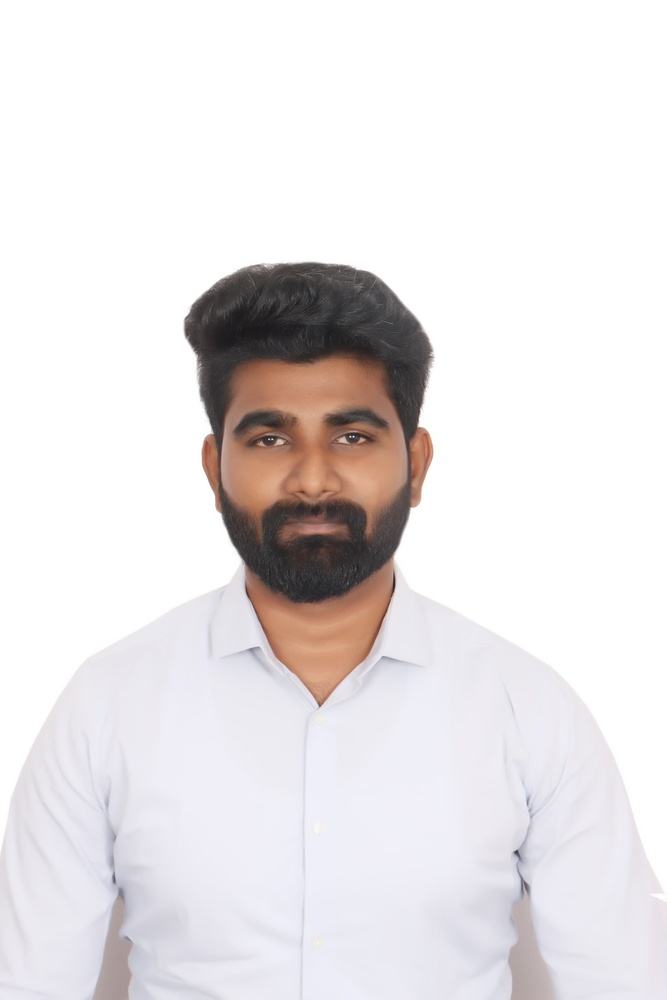
#> input picture opencv/demoimages/Prem_picture.jpg, 667 x 1000 px, shrunk from 2320 x 3480 before the run, found by its file name
$ python medianfiltering.py
#> lines starting #> are read from the running program, lines starting #| are printed output that depends on the picture
import cv2
import os
import numpy as np
import matplotlib.pyplot as plt
def medianFiltering():
    root = os.getcwd()
    filename = 'demoimages//Prem_picture.JPG'
    imgPath = os.path.join(root, filename)
    img = cv2.imread(imgPath)
#> img is the input picture: shape (1000, 667, 3); mean B, G, R 228.9, 227.9, 231.6
    imgRGB = cv2.cvtColor(img, cv2.COLOR_BGR2RGB)
    noisyImg= imgRGB.copy()
    noiseProb=0.05
    noise = np.random.rand(noisyImg.shape[0],noisyImg.shape[1])
    noisyImg[noise < noiseProb]=0
    noisyImg[noise>1-noiseProb]=255
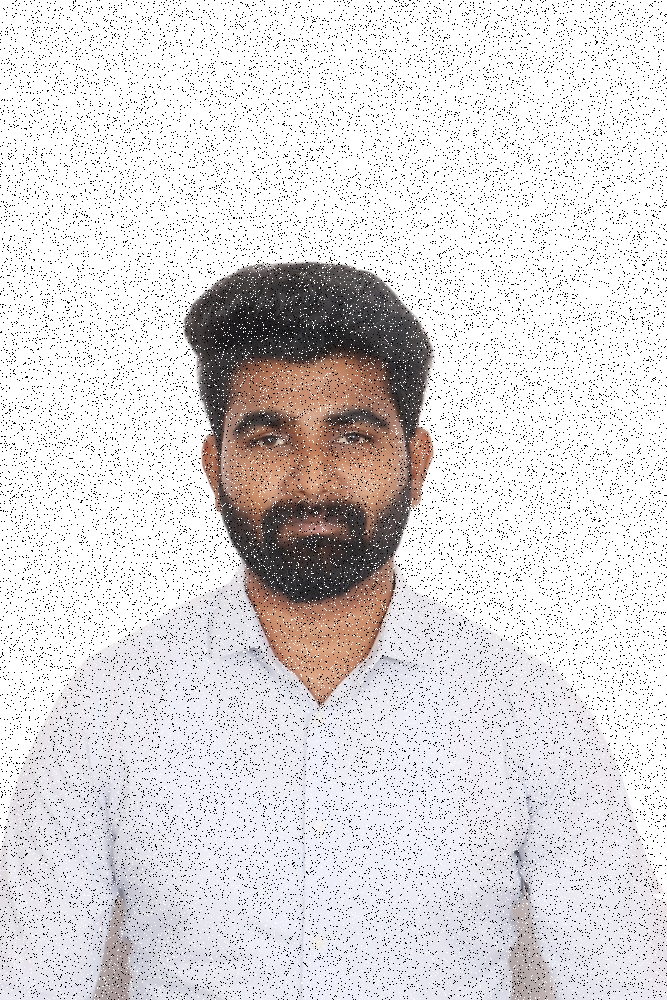
#> noisyImg: shape (1000, 667, 3); mean R, G, B 221.3, 217.9, 218.8
    imgFiltered = cv2.medianBlur(noisyImg,5)
    plt.figure()
    plt.subplot(121)
    plt.imshow(noisyImg)

    plt.subplot(122)
    plt.imshow(imgFiltered)
    plt.show()
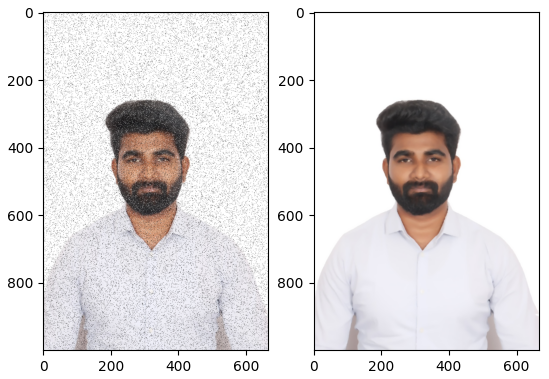
#> figure drawn by matplotlib, 2 panels
if __name__ == "__main__":
    medianFiltering()

$ run again, with opencv/demoimages/10104782.jpg copied over opencv/demoimages/Prem_picture.jpg
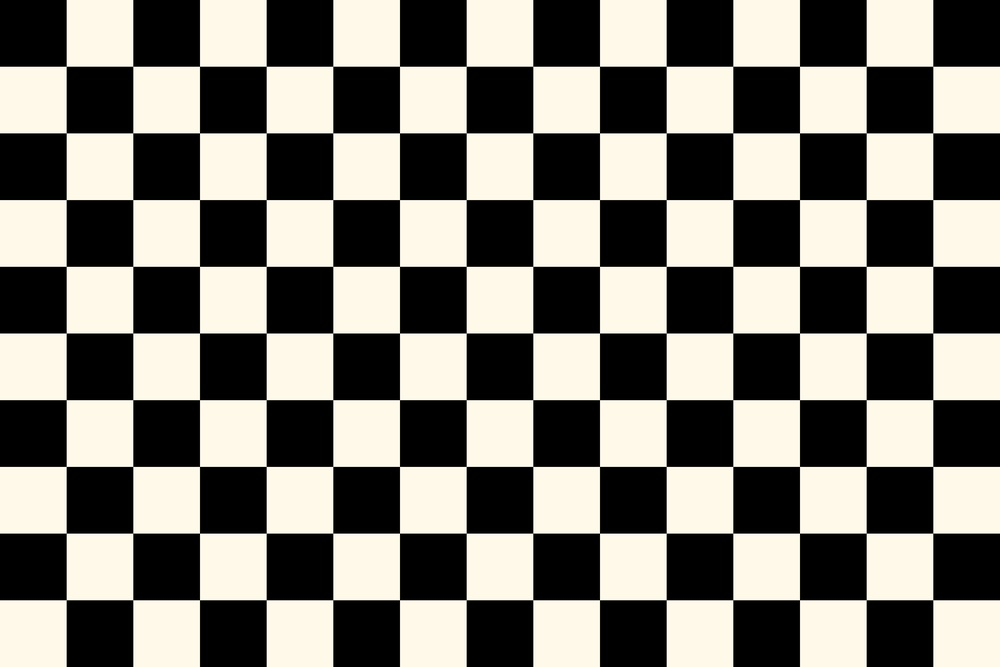
#> input picture opencv/demoimages/10104782.jpg, 1000 x 667 px, shrunk from 3000 x 2000 before the run, found by its file name
#> in medianFiltering, img is the input picture: shape (667, 1000, 3); mean B, G, R 116.9, 124.7, 127.5
#> in medianFiltering, `noisyImg[noise>1-noiseProb]=255`:
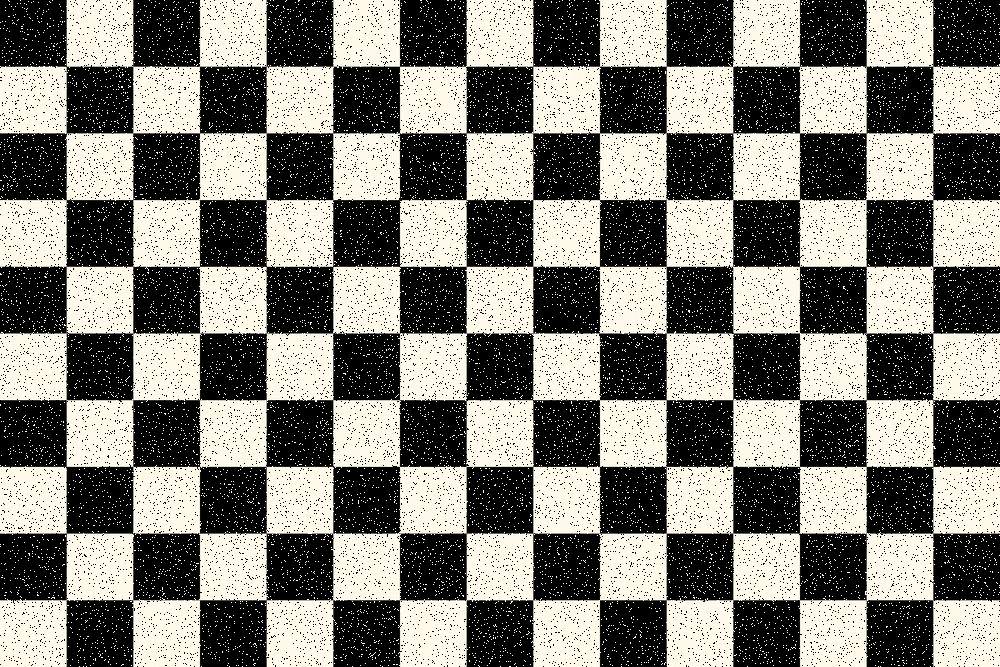
#> noisyImg: shape (667, 1000, 3); mean R, G, B 127.5, 125, 118
#> in medianFiltering, `plt.show()`:
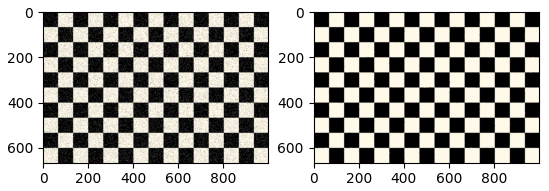
#> figure drawn by matplotlib, 2 panels
